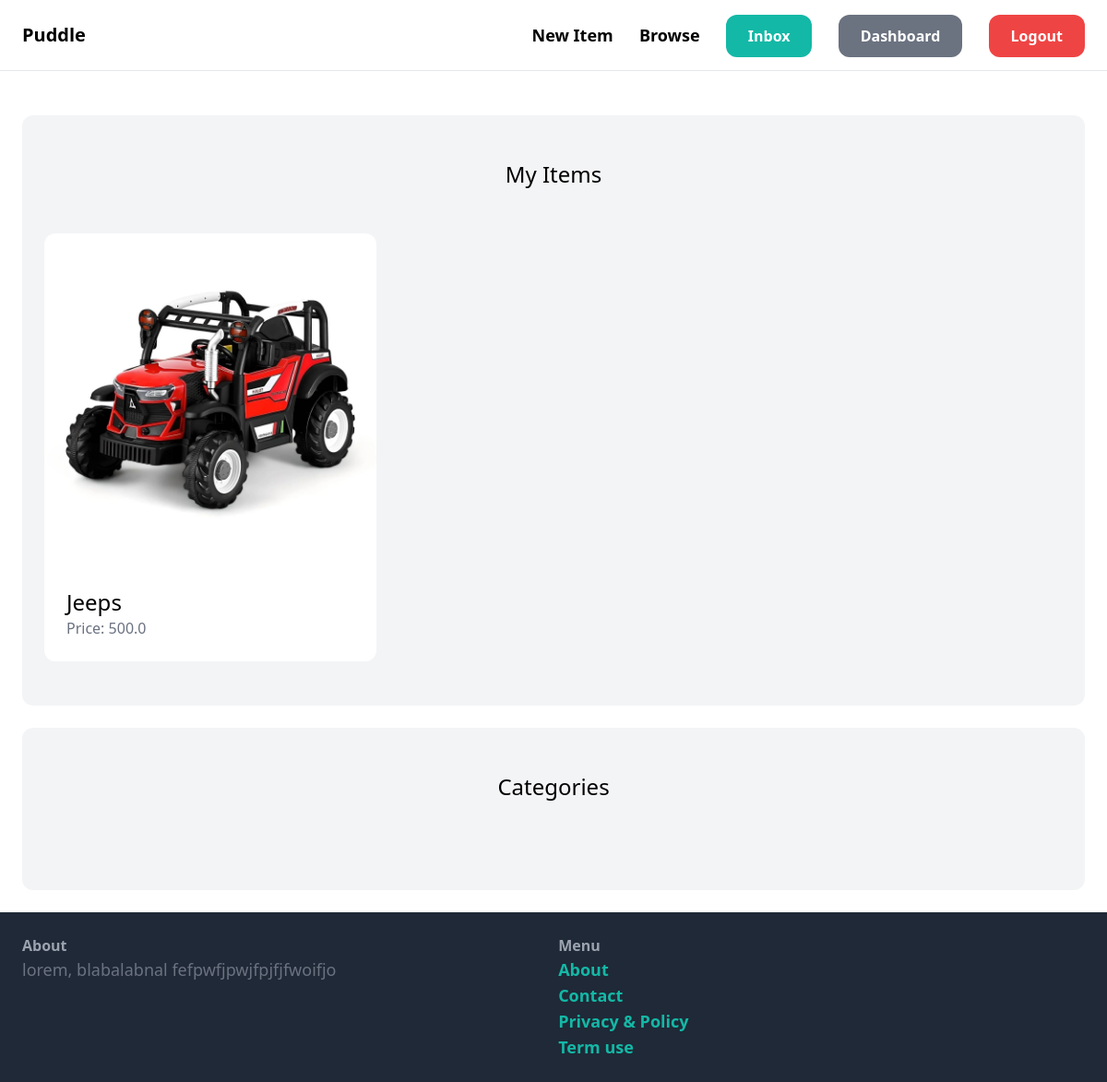
The page /dashboard/ (signed in) on the database as committed earlier.
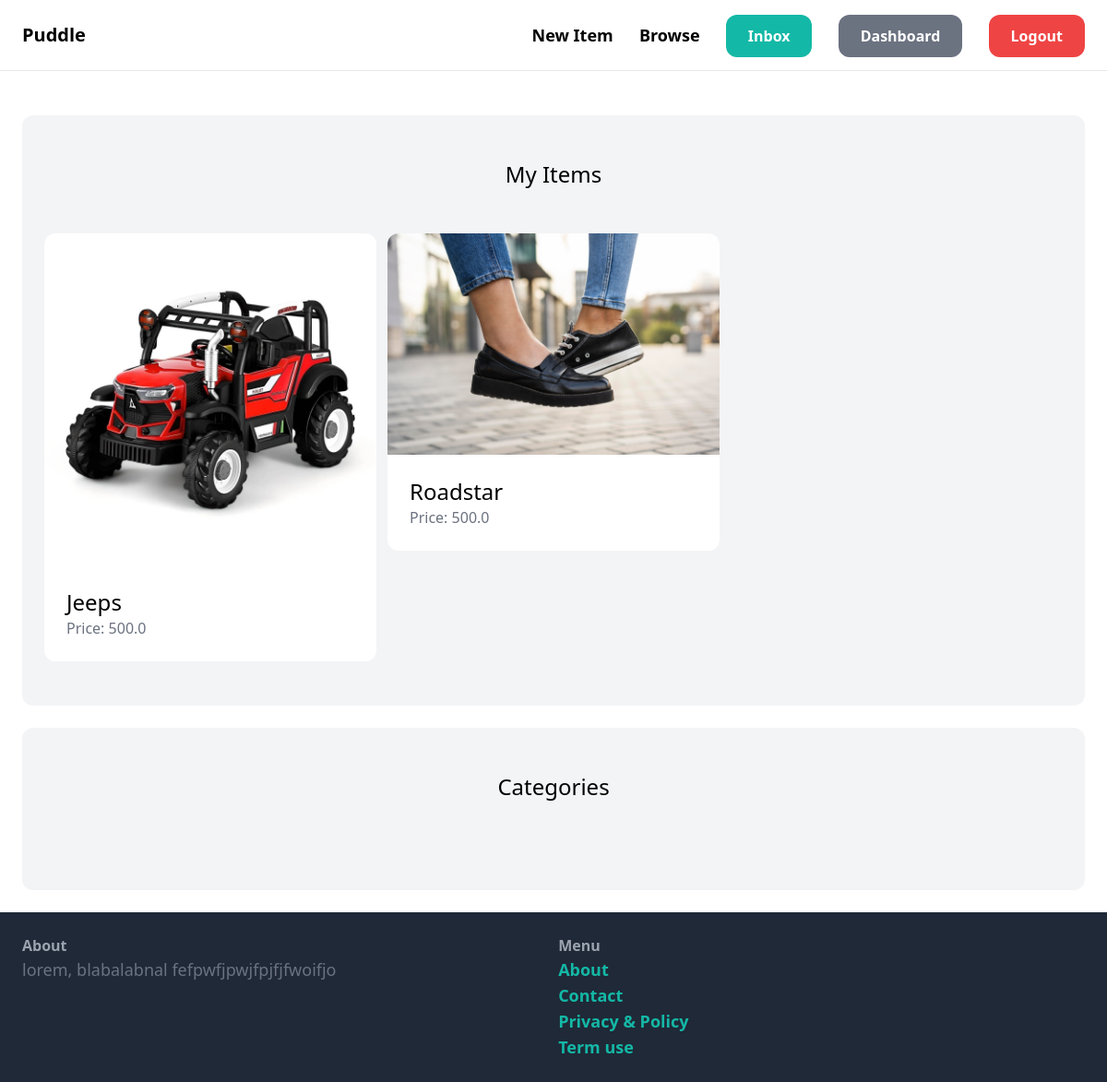
The same page on the database as committed later.
### item/models.py (models this page shows, shortened)
class Item(models.Model):
    category = models.ForeignKey(Category, related_name='items', on_delete=models.CASCADE)
    name = models.CharField(max_length=255)
    description = models.TextField(null=True, blank=True)
    price = models.FloatField()
    image = models.ImageField(upload_to='item_images', blank=True, null=True)
    is_sold = models.BooleanField(default=False)
    created_by = models.ForeignKey(User, related_name='items', on_delete=models.CASCADE)
    created_at = models.DateTimeField(auto_now_add=True)

### dashboard/views.py (the view)
# urls.py: path('',views.index, name='index'),
@login_required
def index(request):
    items = Item.objects.filter(created_by=request.user)
    return render(request, 'dashboard/index.html', {'items':items})

### dashboard/templates/dashboard/index.html (shortened to what this page needs)
{% extends "core/base.html" %}
{% block content %}
<div class="mt-6 px-6 py-12 bg-gray-100 rounded-xl">
    <h2 class="mb-12 text-2xl text-center">My Items</h2>
    <div class="grid grid-cols-3 gap-3">
        {% for item in items %}
            <div>
                <a href="{% url "item:detail" item.id %}">
                    <div>
                        {% if item.image %}
                        <img src="{{ item.image.url }}" class="rounded-t-xl">
                        {% else %}
                            <p>No image uploaded</p>
                        {% endif %}
                    </div>
                    <div class="p-6 bg-white rounded-b-xl">
                        <h2 class="text-2xl">{{item.name}}</h2>
                        <p class="text-gray-500">Price: {{item.price}}</p>
                    </div>
                </a>
            </div>
        {% endfor %}
    </div>
</div>
<div class="mt-6 px-6 py-12 bg-gray-100 rounded-xl">
    <h2 class="mb-12 text-2xl text-center">Categories</h2>
</div>
{% endblock content %}

Rows that differ between the two databases and show on the page:
added Item: image (picture), name "Roadstar", price "500.0"
